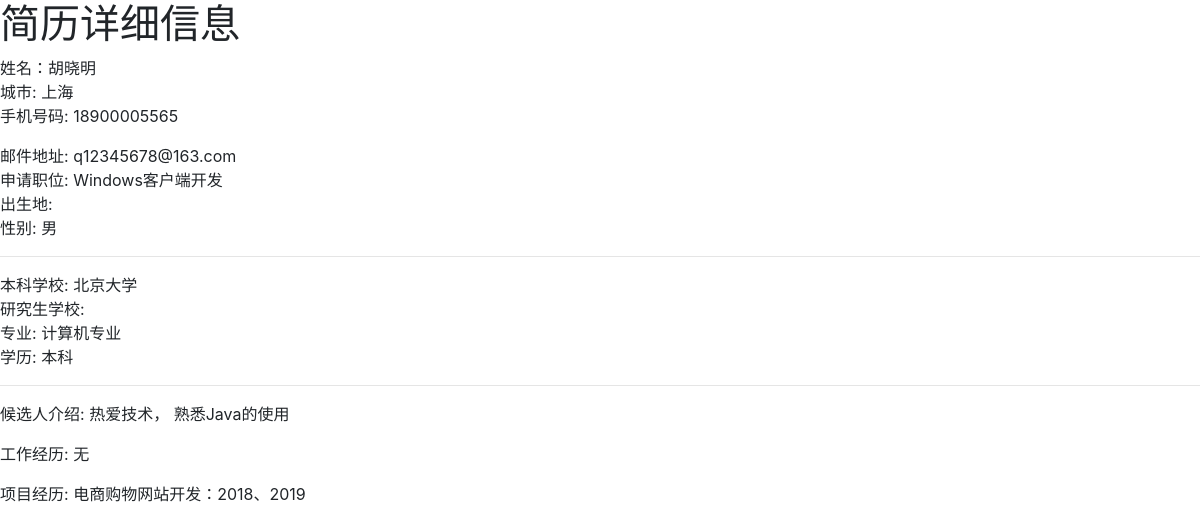
/resume/3/, run on the app's committed database.
### jobs/models.py (models this page shows)
class Resume(models.Model):
    username = models.CharField(max_length=135, verbose_name=_('姓名'))
    applicant = models.ForeignKey(User, verbose_name = _('申请人'), null = True, on_delete=models.SET_NULL)
    city = models.CharField(max_length=135, verbose_name=_('城市'))
    phone = models.CharField(max_length=135, verbose_name=_('手机号码'))
    email = models.EmailField(max_length=135, blank=True, verbose_name=_('邮箱'))
    apply_position = models.CharField(max_length=135, blank=True, verbose_name=_('应聘职位'))
    born_address = models.CharField(max_length=135, blank=True, verbose_name=_('生源地'))
    gender = models.CharField(max_length=135, blank=True, verbose_name=_('性别'))
    picture = models.ImageField(upload_to='images/', blank=True, verbose_name=_('个人照片'))
    attachment = models.FileField(upload_to='file/', blank=True, verbose_name=_('简历附件'))
    bachelor_school = models.CharField(max_length=135, blank=True, verbose_name=_('本科学校'))
    master_school = models.CharField(max_length=135, blank=True, verbose_name=_('研究生学校'))
    doctor_school = models.CharField(max_length=135, blank=True, verbose_name=_('博士生学校'))
    major = models.CharField(max_length=135, blank=True, verbose_name=_('专业'))
    degree = models.CharField(max_length=135, choices=DEGREE_TYPE, blank=True, verbose_name=_('学历'))
    created_date = models.DateTimeField(verbose_name=_('创建日期'), default=datetime.now)
    modified_date = models.DateTimeField(verbose_name=_('修改日期'), default=datetime.now)
    candidate_introduction =models.TextField(max_length=1024, blank=True, verbose_name=_('自我介绍'))
    work_experience = models.TextField(max_length=1024, blank=True, verbose_name=_('工作经历'))
    project_experience = models.TextField(max_length=1024, blank=True, verbose_name=_('项目经历'))
    class Meta:
        verbose_name = _('简历')
        verbose_name_plural = _('简历列表')

### jobs/views.py (the view)
# urls.py: path('resume/<int:pk>/', views.ResumeDetailView.as_view(), name='resume_detail'),
class ResumeDetailView(DetailView):
    model = Resume
    templates_name = 'resume_detail.html'

### meetings/performance.py (called while the page is built)
def proformance_logger_middleware(get_response):
    def middleware(request):
        start_time = time.time()
        response = get_response(request)
        duration = time.time() - start_time
        response["X-Page-Duration-ms"] = int(duration * 1000)
        logger.info("%s %s %s", duration, request.path_info, request.GET.dict() )
        return response
    return middleware

### jobs/templates/jobs/resume_detail.html (shortened to what this page needs)
{% load bootstrap4 %}
{% bootstrap_css %}
<h1>简历详细信息</h1>
<div> 姓名：{{ object.username }} </div> <div> 城市: {{ object.city }} </div> <div> 手机号码: {{ object.phone }} </div>
<div> 邮件地址: {{ object.email }} </div>
<div> 申请职位: {{ object.apply_position }} </div>
<div> 出生地: {{ object.born_address }} </div>
<div> 性别: {{ object.gender }} </div>
<hr>
<div> 本科学校: {{ object.bachelor_school }} </div>
<div> 研究生学校: {{ object.master.school }} </div>
<div> 专业: {{ object.major }} </div>
<div> 学历: {{ object.degree }} </div>
<hr>
<p>候选人介绍: {{ object.candidate_introduction }} </p>
<p>工作经历: {{ object.work_experience }} </p>
<p>项目经历: {{ object.project_experience }} </p>

### data on the page
Resume: username "胡晓明", city "上海", phone "18900005565", email "q12345678@163.com", apply_position "Windows客户端开发", gender "男", bachelor_school "北京大学", major "计算机专业", degree "本科", candidate_introduction "热爱技术， 熟悉Java的使用", work_experience "无", project_experience "电商购物网站开发：2018、2019"
